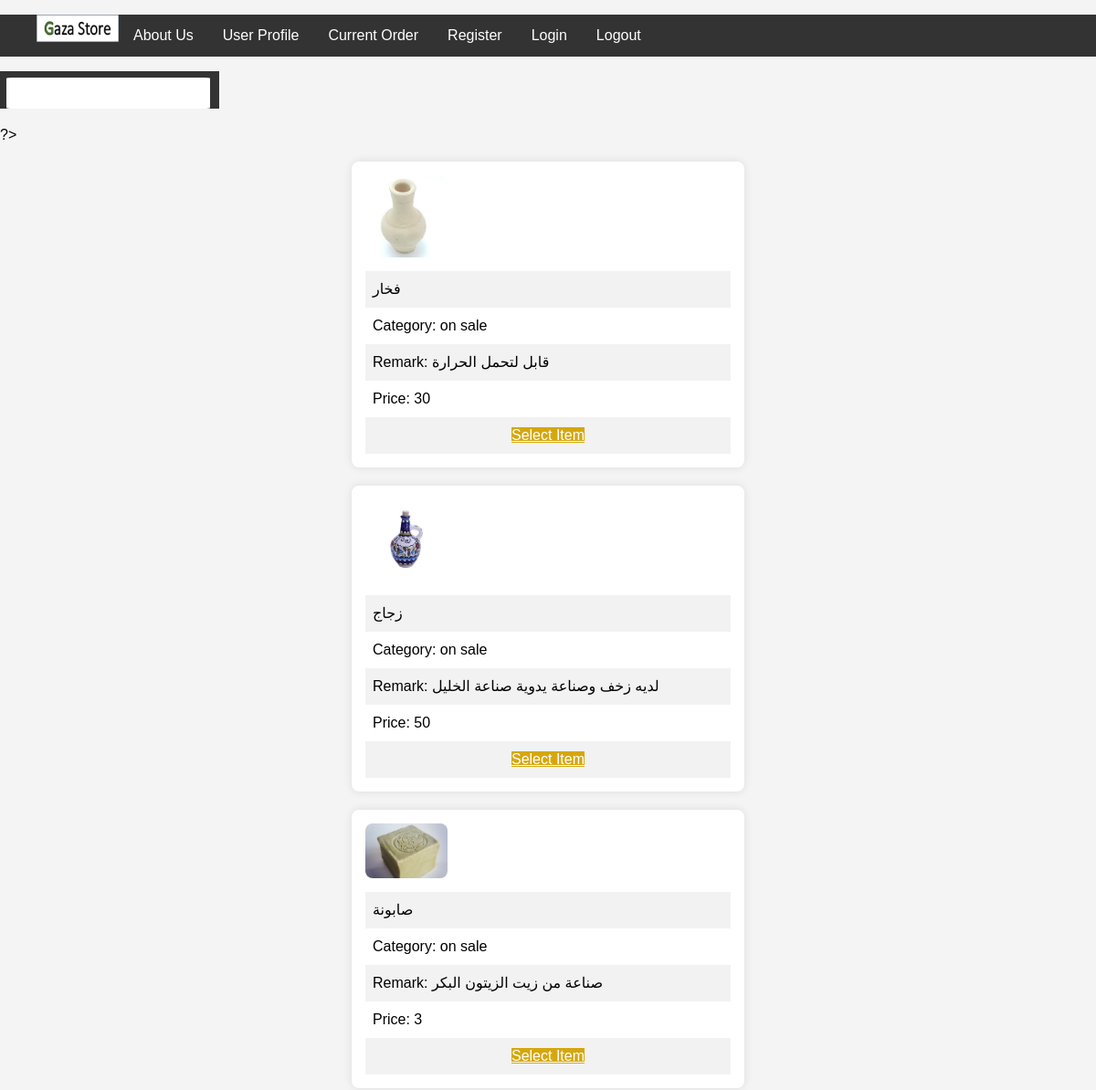
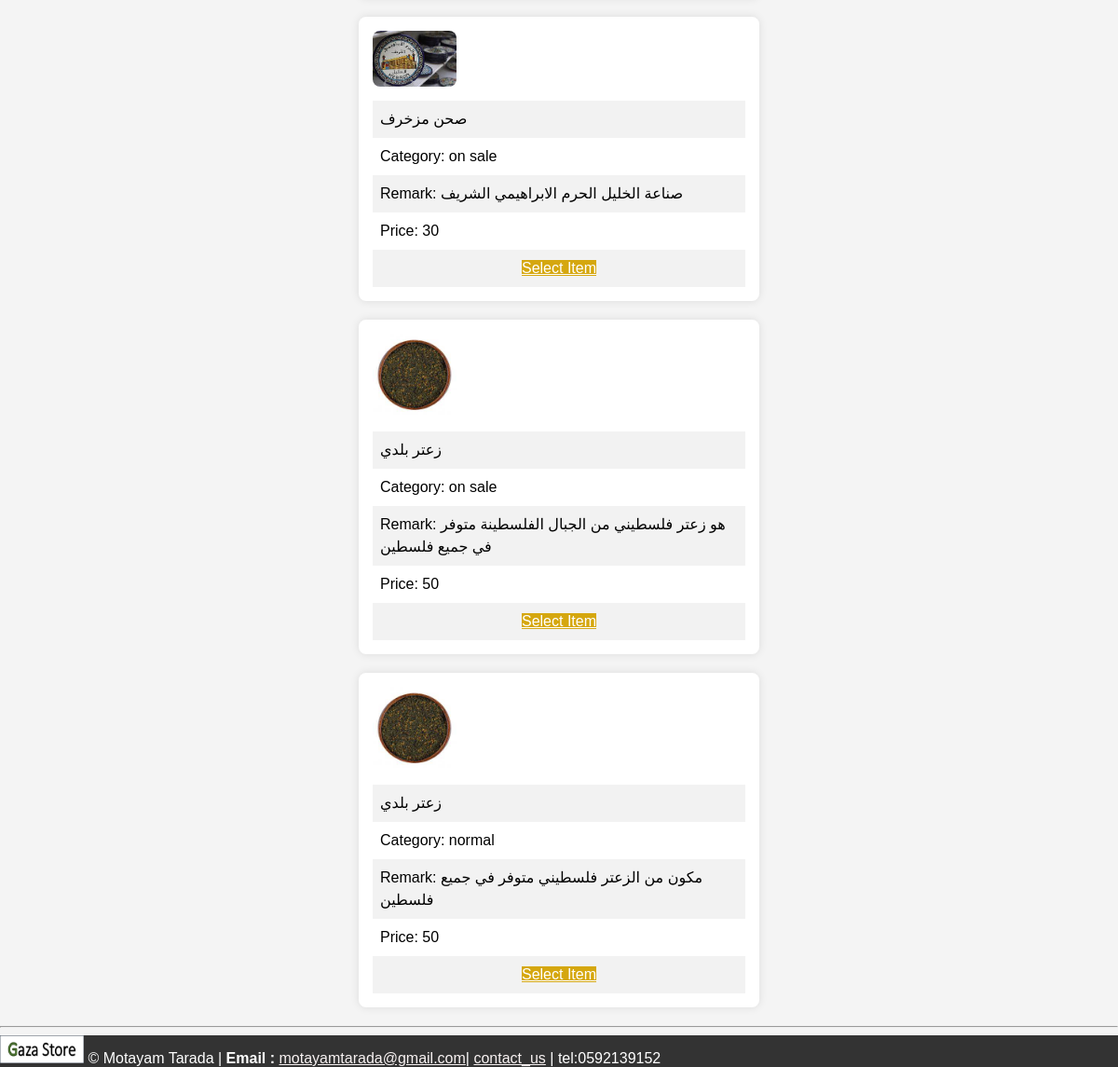
/View_Item.php, run on the app's committed database (2 pictures, top to bottom).
### tables this page shows
CREATE TABLE `product` (
  `Product Id` int NOT NULL AUTO_INCREMENT,
  `Name` varchar(45) NOT NULL,
  `Brief Description` varchar(45) NOT NULL,
  `Price` double NOT NULL,
  `Size` double NOT NULL,
  `Remark` varchar(255) NOT NULL,
  `category` varchar(45) NOT NULL,
  `Quantity` int NOT NULL,
  `image` varchar(255) NOT NULL,
  PRIMARY KEY (`Product Id`)
);

### View_Item.php (the view, shortened to what this page needs)
<?php
include("nav.php");
?>
<!DOCTYPE html>
<html lang="en">
<head>
    <link rel="stylesheet" href="View_Item.css">
    <?php
    include("dbconfig.in.php");
    $result = $connect->query("SELECT `Product Id`, `Name`, `Remark`, `category`, `Price`, `image` FROM product");
    $rows = $result->fetchAll();
    ?>
</head>
<body>
    <?php
    foreach ($rows as $row) {
        echo "<div id='img_div'>";
        echo "<img src='images/" . $row['image'] . "' >";
        echo "<p>" . $row['Name'] . "</p>";
        echo "<p>Category: " . $row['category'] . "</p>";
        echo "<p>Remark: " . $row['Remark'] . "</p>";
        echo "<p>Price: " . $row['Price'] . "</p>";
        echo "<p class='logo'><a href='Add_Order.php?id=" . $row['Product Id'] . "'>Select Item</a></p>";
        echo "</div>";
    }
    ?>
</body>
</html>

### nav.php (shortened to what this page needs)
<!DOCTYPE html>
<html lang="en">
<head>
    <link rel="stylesheet" href="nav.css">
</head>
<body>
    <nav>
        <ul>
            <?php if (!isset($_SESSION['role']) || ($_SESSION['role'] != 'customer' && $_SESSION['role'] != 'employee')): ?>
                <li>
                    <form method="post" action="search.php">
                        <input type="search" name="search">
                    </form>
                </li>
            <?php endif; ?>
        </ul>
    </nav>
</body>
</html>

### headerFooter.css (style rules this page uses)
.navbar { background-color: #333; overflow: hidden; }
.navbar li { float: left; list-style: none; }
.navbar a { display: block; color: #fff; text-align: center; padding: 14px 16px; text-decoration: none; }
img { width: 90px; height: 30px; }
footer img { width: 90px; height: 30px; }
footer { color: white; background-color: #333; overflow: hidden; }
.email,.cont { color: rgb(248, 242, 242); background-color: transparent; }

### nav.css (style rules this page uses)
nav { background-color:#333; width: 240px; }
nav ul { list-style-type: none; margin: 0; padding: 0; }
nav li { margin-bottom: 20px; }
input[type="search"] { border: #333 ; border-radius: 3%; padding: 8px; margin-left: 3%; margin-top: 3%; font-size: 16px; align-self: flex-start; }

### View_Item.css (style rules this page uses)
body { font-family: Arial, sans-serif; margin: 0; padding: 0; background-color: #f4f4f4; }
#img_div { max-width: 400px; margin: 20px auto; background-color: #fff; padding: 15px; box-shadow: 0 0 10px rgba(0, 0, 0, 0.1); border-radius: 8px; }
#img_div img { max-width: 100%; height: auto; display: block; margin-bottom: 15px; border-radius: 8px; }
#img_div p { margin: 0; font-size: 16px; line-height: 1.5; }
#img_div p:nth-child(even) { background-color: #f2f2f2; padding: 8px; }
#img_div p:nth-child(odd) { padding: 8px; }
.logo { text-align: center; margin-top: 20px; }
.logo a { background-color: #d5a70f; color: #fff; }

### data on the page
product: image (picture), Name "فخار", category "on sale", Remark "قابل لتحمل الحرارة", Price "30"
product: image (picture), Name "زجاج", category "on sale", Remark "لديه زخف وصناعة يدوية صناعة الخليل", Price "50"
product: image (picture), Name "صابونة", category "on sale", Remark "صناعة من زيت الزيتون البكر", Price "3"
product: image (picture), Name "صحن مزخرف", category "on sale", Remark "صناعة الخليل الحرم الابراهيمي الشريف", Price "30"
product: image (picture), Name "زعتر بلدي", category "on sale", Remark "هو زعتر فلسطيني من الجبال الفلسطينة متوفر في جميع فلسطين", Price "50"
product: image (picture), Name "زعتر بلدي", category "normal", Remark "مكون من الزعتر فلسطيني متوفر في جميع فلسطين", Price "50"
